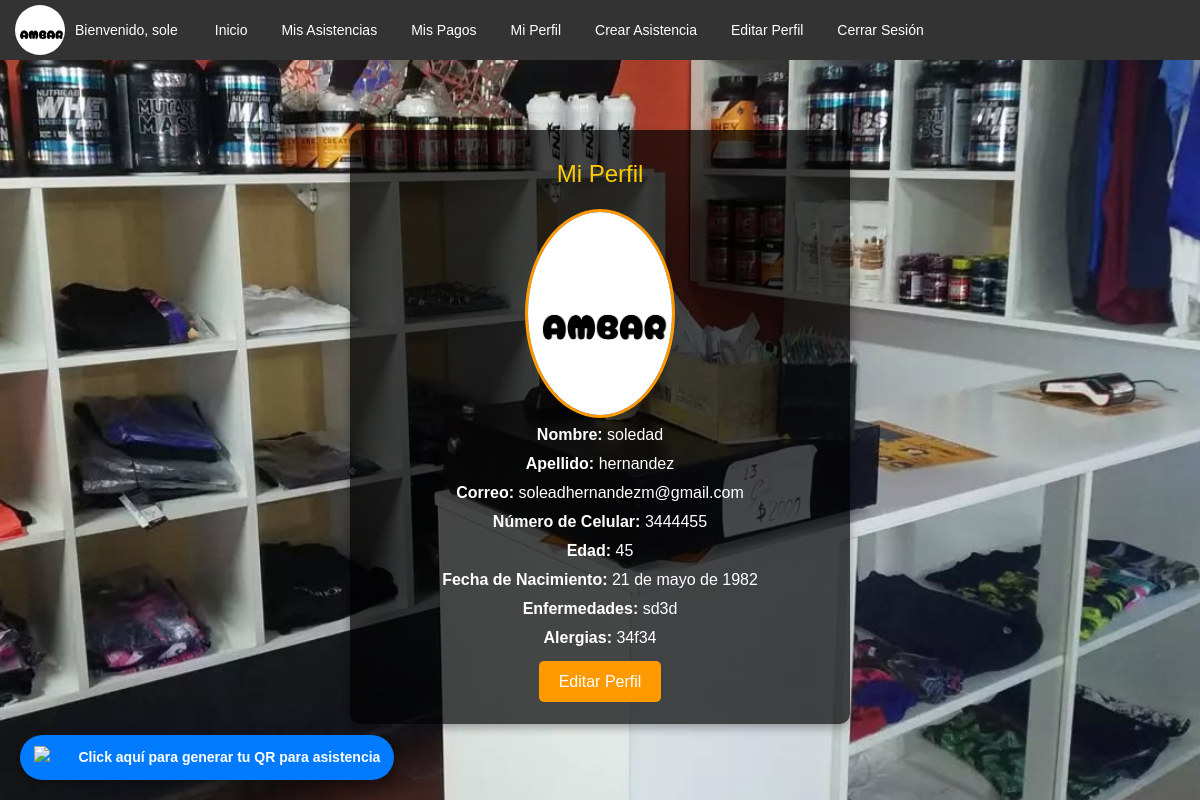
/perfil/ (signed in), run on the app's committed database.
### clientes/models.py (models this page shows, shortened)
class Cliente(models.Model):
    user = models.OneToOneField(User, on_delete=models.CASCADE, null=True, blank=True)
    nombre = models.CharField(max_length=100)
    apellido = models.CharField(max_length=100)
    numero_celular = models.CharField(max_length=15)
    edad = models.IntegerField(default=18)
    fecha_nacimiento = models.DateField(null=True, blank=True)
    enfermedades = models.TextField(blank=True, null=True)
    alergias = models.TextField(blank=True, null=True)
    asistencia_mensual = models.PositiveIntegerField(default=0)
    imagen_perfil = models.ImageField(upload_to='perfil/', null=True, blank=True)
    qr_code = models.ImageField(upload_to='qr_codes/', null=True, blank=True)
    @property
    def email(self):
        return self.user.email if self.user else None

### clientes/views.py (the view)
# urls.py: path('perfil/', views.perfil, name='perfil'),
@login_required
def perfil(request):
    try:
        cliente = Cliente.objects.get(user=request.user)
    except Cliente.DoesNotExist:
        return redirect('completar_perfil')  # Redirigir a una vista para completar el perfil
    return render(request, 'clientes/perfil.html', {'cliente': cliente})

### clientes/templates/clientes/perfil.html (shortened to what this page needs)
{% extends "base.html" %}
{% block content %}
<div class="perfil-container">
    <h2>Mi Perfil</h2>
    <div class="imagen-perfil">
        {% if cliente.imagen_perfil %}
            <img src="{{ cliente.imagen_perfil.url }}" alt="Imagen de perfil">
        {% else %}
            <p>No has subido una imagen de perfil.</p>
        {% endif %}
    </div>
    <div class="info-perfil">
        <p><strong>Nombre:</strong> {{ cliente.nombre }}</p>
        <p><strong>Apellido:</strong> {{ cliente.apellido }}</p>
        <p><strong>Correo:</strong> {{ cliente.email }}</p>
        <p><strong>Número de Celular:</strong> {{ cliente.numero_celular }}</p>
        <p><strong>Edad:</strong> {{ cliente.edad }}</p>
        <p><strong>Fecha de Nacimiento:</strong> {{ cliente.fecha_nacimiento }}</p>
        <p><strong>Enfermedades:</strong> {{ cliente.enfermedades|default:"No especificado" }}</p>
        <p><strong>Alergias:</strong> {{ cliente.alergias|default:"No especificado" }}</p>
    </div>
    <div class="boton-editar">
        <a href="{% url 'editar_perfil' %}">Editar Perfil</a>
    </div>
</div>
{% endblock %}

### clientes/templates/base.html (shortened to what this page needs)
{% load static %}
<!DOCTYPE html>
<html lang="es">
<head>
    <link rel="stylesheet" href="https://maxcdn.bootstrapcdn.com/bootstrap/4.5.2/css/bootstrap.min.css">
</head>
<body>
    <header>
        {% if user.is_authenticated %}
            <div class="menu-container">
                {% if user.cliente.imagen_perfil %}
                    <img src="{{ user.cliente.imagen_perfil.url }}" alt="Imagen de perfil" class="profile-img">
                {% else %}
                    <img src="{% static 'default_profile.png' %}" alt="Imagen de perfil por defecto" class="profile-img">
                {% endif %}
                <div class="welcome-text">Bienvenido, {{ user.username }}</div>
                <nav>
                    <ul>
                        {% if user.is_staff %}
                            <li><a href="{% url 'home' %}">Inicio</a></li>
                            <li><a href="{% url 'listar_clientes' %}">Clientes</a></li>
                            <li><a href="{% url 'listar_asistencias' %}">Asistencias</a></li>
                            <li><a href="{% url 'listar_pagos' %}">Pagos</a></li>
                            <li><a href="{% url 'escanear_qr' %}">Escanear QR</a></li>
                            <li><a href="{% url 'crear_asistencia' %}">Crear Asistencia</a></li>
                            <li><a href="{% url 'crear_pago' %}">Crear Pago</a></li>
                            <li><a href="{% url 'listar_inactivos' %}">inactivos</a></li>
                            <li><a href="{% url 'recaudacion' %}">Recaudación</a></li>
                            <li><a href="{% url 'dashboard' %}">Estadísticas</a></li>
                        {% else %}
                            <li><a href="{% url 'home' %}">Inicio</a></li>
                            <li><a href="{% url 'listar_asistencias' %}">Mis Asistencias</a></li>
                            <li><a href="{% url 'listar_pagos' %}">Mis Pagos</a></li>
                            <li><a href="{% url 'perfil' %}">Mi Perfil</a></li>
                            <li><a href="{% url 'crear_asistencia' %}">Crear Asistencia</a></li>
                            <li><a href="{% url 'editar_perfil' %}">Editar Perfil</a></li>
                        {% endif %}
                        <li>
                            <form id="logout-form" method="post" action="{% url 'logout' %}" style="margin: 0;">
                                <button type="button" onclick="confirmarCierreSesion()">Cerrar Sesión</button>
                            </form>
                        </li>
                    </ul>
                </nav>
            </div>
        {% endif %}
    </header>
    <main>
        {% block content %}{% endblock %}
    </main>
    {% if cliente %}
    <div class="qr-float-container">
        <a href="{% url 'generar_qr' cliente.id %}" class="qr-float-btn">
            <img src="https://cdn-icons-png.flaticon.com/512/3917/3917132.png" alt="QR">
            <span class="qr-text">Click aquí para generar tu QR para asistencia</span>
        </a>
    </div>
    {% endif %}
</body>
</html>

### clientes/templates/base.html (style rules this page uses)
body { font-family: Arial, sans-serif; margin: 0; padding: 0; }
header { background-color: #333; padding: 5px 15px; display: flex; align-items: center; justify-content: space-between; }
.menu-container { display: flex; align-items: center; width: 100%; }
.profile-img { width: 50px; height: 50px; border-radius: 50%; object-fit: cover; margin-right: 10px; }
.welcome-text { color: white; margin-right: 20px; font-size: 14px; }
nav ul { list-style-type: none; margin: 0; padding: 0; display: flex; flex-wrap: wrap; }
nav ul li { margin: 0 5px; }
nav ul li a, nav ul li form button { display: block; color: white; padding: 8px 12px; text-decoration: none; background-color: #333; border: none; border-radius: 5px; cursor: pointer; transition: background-color 0.3s ease; font-size: 14px; }
main { padding: 20px; }
.qr-float-container { position: fixed; bottom: 20px; left: 20px; display: flex; align-items: center; gap: 10px; background: #007bff; padding: 10px 14px; border-radius: 25px; box-shadow: 0px 4px 8px rgba(0, 0, 0, 0.3); transition: transform 0.2s, background 0.3s; cursor: pointer; }
.qr-float-btn img { width: 40px; height: 40px; }
.qr-text { color: white; font-weight: bold; font-size: 14px; white-space: nowrap; }

### clientes/templates/clientes/perfil.html (style rules this page uses)
body { background: url("/static/images/foto3.jpg") no-repeat center center fixed; background-size: cover; font-family: "Arial", sans-serif; color: white; }
.perfil-container { max-width: 500px; margin: 50px auto; padding: 30px; background: rgba(0, 0, 0, 0.7); border-radius: 10px; box-shadow: 0px 4px 10px rgba(0, 0, 0, 0.3); text-align: center; animation: fadeIn 0.5s ease-in-out; }
.perfil-container h2 { color: #ffcc00; font-size: 24px; margin-bottom: 20px; }
.imagen-perfil img { max-width: 150px; border-radius: 50%; border: 3px solid #ff9900; }
.info-perfil p { color: white; font-size: 16px; margin: 5px 0; }
.boton-editar { margin-top: 20px; }
.boton-editar a { background: #ff9900; color: white; padding: 12px 20px; border-radius: 5px; text-decoration: none; font-size: 16px; transition: 0.3s ease-in-out; }

### data on the page
Cliente: imagen_perfil (picture), nombre "soledad", apellido "hernandez", email "soleadhernandezm@gmail.com", numero_celular "3444455", edad "45", fecha_nacimiento "21 de mayo de 1982", enfermedades "sd3d", alergias "34f34"

### other printed values
{{ user.username }} "sole"
